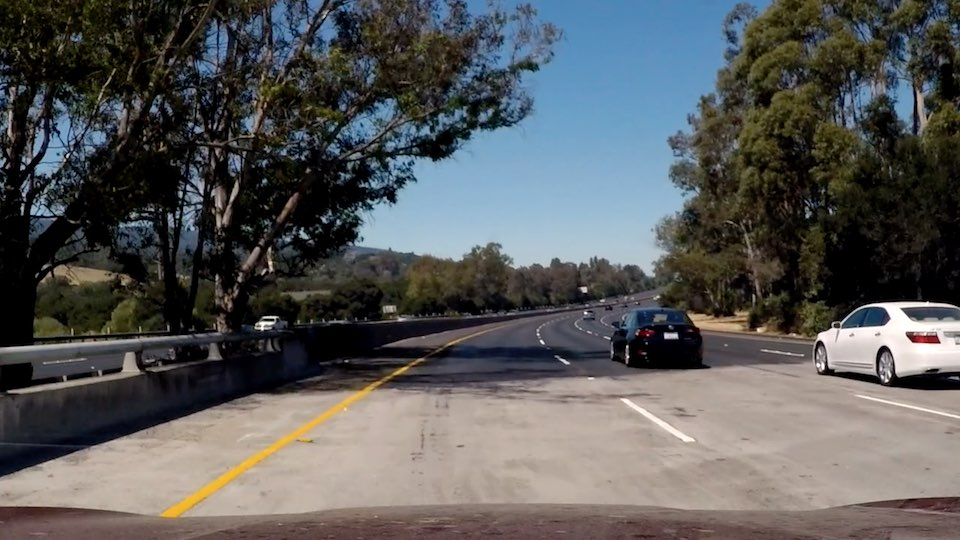
#> input picture test_images/challenge.jpg, 960 x 540 px
$ jupyter execute --allow-errors P1.ipynb   (shell and % lines are left out)
#> lines starting #> are read from the running program, lines starting #| are printed output that depends on the picture; after the words box and inside, x2 and y2 are one past the last pixel; in counts of white or black regions, pixels touching at a corner belong together
# Self-Driving Car Engineer Nanodegree

## Project: **Finding Lane Lines on the Road**
***
In this project, you will use the tools you learned about in the lesson to identify lane lines on the road.  You can develop your pipeline on a series of individual images, and later apply the result to a video stream (really just a series of images). Check out the video clip "raw-lines-example.mp4" (also contained in this repository) to see what the output should look like after using the helper functions below.

Once you have a result that looks roughly like "raw-lines-example.mp4", you'll need to get creative and try to average and/or extrapolate the line segments you've detected to map out the full extent of the lane lines.  You can see an example of the result you're going for in the video "P1_example.mp4".  Ultimately, you would like to draw just one line for the left side of the lane, and one for the right.

In addition to implementing code, there is a brief writeup to complete. The writeup should be completed in a separate file, which can be either a markdown file or a pdf document. There is a [write up template](https://github.com/udacity/CarND-LaneLines-P1/blob/master/writeup_template.md) that can be used to guide the writing process. Completing both the code in the Ipython notebook and the writeup template will cover all of the [rubric points](https://review.udacity.com/#!/rubrics/322/view) for this project.

---
Let's have a look at our first image called 'test_images/solidWhiteRight.jpg'.  Run the 2 cells below (hit Shift-Enter or the "play" button above) to display the image.

**Note: If, at any point, you encounter frozen display windows or other confounding issues, you can always start again with a clean slate by going to the "Kernel" menu above and selecting "Restart & Clear Output".**

---

**The tools you have are color selection, region of interest selection, grayscaling, Gaussian smoothing, Canny Edge Detection and Hough Tranform line detection.  You  are also free to explore and try other techniques that were not presented in the lesson.  Your goal is piece together a pipeline to detect the line segments in the image, then average/extrapolate them and draw them onto the image for display (as below).  Once you have a working pipeline, try it out on the video stream below.**

---

<figure>

 <figcaption>
 <p></p>
 <p style="text-align: center;"> Your output should look something like this (above) after detecting line segments using the helper functions below </p>
 </figcaption>
</figure>
 <p></p>
<figure>

 <figcaption>
 <p></p>
 <p style="text-align: center;"> Your goal is to connect/average/extrapolate line segments to get output like this</p>
 </figcaption>
</figure>

**Run the cell below to import some packages.  If you get an `import error` for a package you've already installed, try changing your kernel (select the Kernel menu above --> Change Kernel).  Still have problems?  Try relaunching Jupyter Notebook from the terminal prompt.  Also, consult the forums for more troubleshooting tips.**

## Import Packages

[cell 1]
#importing some useful packages
import matplotlib.pyplot as plt
import matplotlib.image as mpimg
import numpy as np
import cv2
import os
from IPython.core.debugger import Tracer; debug_here = Tracer()

## Read in an Image

[cell 2]
#reading in an image
def read_image(path):
    """Reads and returns image from the given path"""
    return mpimg.imread(path)

#printing out some stats and plotting
def read_image_and_print_dimensions(path):
#> called with path = 'test_images/challenge.jpg'
    image = mpimg.imread(path)
#> image is the input picture: shape (540, 960, 3); mean R, G, B 88.6, 89.4, 89.5
    print('This image is:', type(image), 'with dimensions:', image.shape)
#| This image is: <class 'numpy.ndarray'> with dimensions: (540, 960, 3)
    # plt.imshow(image)
    # if you wanted to show a single color channel image called 'gray', for example, call as plt.imshow(gray, cmap='gray')
    plt.imshow(image, cmap='gray')
#> (this line was passed over: IPython is not available in this run)
    return image
image = read_image_and_print_dimensions('test_images/challenge.jpg')

[cell 3]
import inspect

[cell 4]
import os
from itertools import chain
from copy import deepcopy

class Lane(object):
    """
    There are two lines and update them using the information we gather.
    """
    """ the interval that represents the critical slope change interval  """
    CRITICAL_SLOPE_DIFFERENCE = 0.1
    ABSOLUTE_LANE_HORIZONTAL_SLOPE = 0.4
    MAX_SLOPE_DIFFERENCE = 0.8
    MAX_DISTANCE_FROM_LINE = 20
    MEMORY_FRAMES = 10
    LEFT_LANE_LINE_TYPE = "left_line";
    RIGHT_LANE_LINE_TYPE = "right_line";

    # Lane lines' color will be drawed in red:

    COLORS = {
        'lane_color': (255,0,0),
        'region_stable': (223,228,255),
        'region_unstable': (255,148,46),
        LEFT_LANE_LINE_TYPE: (60,40,220),
        RIGHT_LANE_LINE_TYPE: (255,0,255)
    }
    THICKNESS = 5
    FIRST_FRAME_LINE_RANGES = {LEFT_LANE_LINE_TYPE: range(480),
                               RIGHT_LANE_LINE_TYPE: range(480,960)}

    # A decision matrix for updating a lane line in order to keep it stable.
    # A weighted average of average lane position from memory and from the current frame.
    # 0.1 * frame position + 0.9 * avg from buffer: when the lane line is unstable.
    # 1 * frame position + 0 * memory: when the lane line is stable.
    DECISION_MATRIX = {False: [0.1,0.9], True: [1,0]}

    left_line = None
    right_line = None

    @staticmethod
    def lines_exist():
        return all([Lane.left_line, Lane.right_line])

    @staticmethod
    def fit_lane_line(segments):
        """
        Lines extrapolation using linear regression.
        Any order of polynomial can be used, but we limit ourselves with 1st order for now.
        """
        x, y = [], []
        for line in segments:
            if line.is_candidate:
                x_coords = list(range(line.x1, line.x2, 1))
                y_coords = list(map(line.get_y_coord, x_coords))
                x.extend(x_coords)
                y.extend(y_coords)

        if x != [] and not Lane.lines_exist():
            # debug_here()
            lane_line_type = segments[0].lane_line_type
            coords = np.array([[x, y] for x,y in zip(x, y)
                               if x in Lane.FIRST_FRAME_LINE_RANGES[lane_line_type]])
            x = coords[:,0]
            y = coords[:,1]
        if x != []:
            poly_coeffs = np.polyfit(x, y, 1)
            return poly_coeffs, list(zip(x, y))
        else:
            return None, None

    # [8 lines left out: function update_vanishing_point, not called in this run]

    @staticmethod
    def update_lane_with_filtered_segments(segments):
        """
        Update lane status with a list of filtered Line instances which represent segments of the lane.
        """
        if segments is not None:
            left_segments = [segment for segment in segments if segment.lane_line_type == Lane.LEFT_LANE_LINE_TYPE]
            right_segments = [segment for segment in segments if segment.lane_line_type == Lane.RIGHT_LANE_LINE_TYPE]
            if not Lane.lines_exist():
                Lane.left_line = Lane(left_segments)
                Lane.right_line = Lane(right_segments)
            Lane.update_vanishing_point(Lane.left_line, Lane.right_line)
            Lane.left_line.update_lane_line([l for l in left_segments if l.is_candidate])
#             debug_here()
            Lane.right_line.update_lane_line([r for r in right_segments if r.is_candidate])

    @staticmethod
    def clear():
        Lane.left_line = None
        Lane.right_line = None

    def __init__(self, segments):

        memory_frames = Lane.MEMORY_FRAMES
        # Lane coefficients from the current image
        self.current_lane_line_coeffs, self.points = Lane.fit_lane_line(segments)

        if self.current_lane_line_coeffs is None:
            raise Exception('Cannot initialize lane. No lines detected.')

        # Buffer for lane line smoothing
        self.buffer = np.array(memory_frames * [self.current_lane_line_coeffs])

        # Publicly available coefficients of lane line
        self.coeffs = self.buffer[0]

        # Stability flag. Set to False if the slope changes too rapidly
        self.stable = True

        # Hough lines which belong to this lane line
        self.segments = None

        # List of points which belong to this lane line. Transformed from segments
        self.points = None

        # Coordinates for drawing this lane line
        self.x1, self.x2, self.y1, self.y2 = 0,0,0,0

    # [44 lines left out: functions slope, intercept, update_lane_line, update_current_lane_line_coeffs, not called in this run]

    def update_segments_list(self, segments):
        self.segments = segments

    def get_x_coord(self, y):
        return int((y - self.coeffs[1]) / self.coeffs[0])

    # [7 lines left out: function update_lane_line_coords, not called in this run]

[cell 5]
class Line(object):
    """
    Line: y = slope * x + intercept.
    A line can be described by its pair of coordinates (x1, y1), (x2, y2).
    To formalize a line, we need to compute its slope and intercept.
    """

    def __init__(self, x1, y1, x2, y2):
#         debug_here()
        if x1 > x2: (x1, y1), (x2, y2) = (x2, y2), (x1, y1)
        self.x1, self.y1 = x1, y1
        self.x2, self.y2 = x2, y2
        self.slope = self.compute_slope()
        self.intercept = self.compute_intercept()\
        # define position of lane line, can be left_line or right_line;
        self.lane_line_type = self.find_lane_line_type()


    # [4 lines left out: function __repr__, not called in this run]

    def get_coords(self):
        return (self.x1, self.y1, self.x2, self.y2)

    def get_x_coord(self, y):
        return int((y - self.intercept) / self.slope)

    def get_y_coord(self, x):
        return int(self.slope * x + self.intercept)

    def compute_slope(self):
        return (self.y2 - self.y1) / (self.x2 - self.x1)

    def compute_intercept(self):
        return self.y1 - self.slope * self.x1

    @property
    def is_candidate(self):
        """
        Business logic to check whether this hough line can be a candidate
        for being a segment of a lane line.
        1. The line should not be horizontal and have a reasonable slope.
        2. The slop of line should be identical with the lane line's slope.
        3. The line should locate within the range of the lane line.
        4. The line should be below the vanishing point.
        """
        if abs(self.slope) < Lane.ABSOLUTE_LANE_HORIZONTAL_SLOPE:
            return False
        lane_line = getattr(Lane, self.lane_line_type)
        if lane_line:
            if abs(self.slope - lane_line.coeffs[0]) > Lane.MAX_SLOPE_DIFFERENCE: return False
            if self.distance_to_lane_line > Lane.MAX_DISTANCE_FROM_LINE: return False
            if self.y2 < Lane.left_line.vanishing_point[1]: return False
        return True

    def find_lane_line_type(self):
        """
        Find the position of the lane line with its slope.
        """
        if self.slope < 0.0:
            return Lane.LEFT_LANE_LINE_TYPE;
        else:
            return Lane.RIGHT_LANE_LINE_TYPE;

    # [12 lines left out: function distance_to_lane_line, not called in this run]

## Helper Functions

###### Below are some helper functions to help get you started. They should look familiar from the lesson!

[cell 6]
import math

# [7 lines left out: function grayscale, not called in this run]
    # Or use BGR2GRAY if you read an image with cv2.imread()
    # return cv2.cvtColor(img, cv2.COLOR_BGR2GRAY)

def canny(img, low_threshold, high_threshold):
    """Applies the Canny transform"""
    return cv2.Canny(img, low_threshold, high_threshold)

def gaussian_blur(img, kernel_size):
    """Applies a Gaussian Noise kernel"""
    return cv2.GaussianBlur(img, (kernel_size, kernel_size), 0)

def region_of_interest(img, vertices):
    """
    Applies an image mask.

    Only keeps the region of the image defined by the polygon
    formed from `vertices`. The rest of the image is set to black.
    """
    #defining a blank mask to start with
    mask = np.zeros_like(img)

    #defining a 3 channel or 1 channel color to fill the mask with depending on the input image
    if len(img.shape) > 2:
        channel_count = img.shape[2]  # i.e. 3 or 4 depending on your image
        ignore_mask_color = (255,) * channel_count
    else:
        ignore_mask_color = 255

    #filling pixels inside the polygon defined by "vertices" with the fill color
    cv2.fillPoly(mask, vertices, ignore_mask_color)

    #returning the image only where mask pixels are nonzero
    masked_image = cv2.bitwise_and(img, mask)
    return masked_image


# [47 lines left out: functions draw_lines, hough_lines, weighted_img, not called in this run]

## Improve the draw_lines() function

**At this point, if you were successful with making the pipeline and tuning parameters, you probably have the Hough line segments drawn onto the road, but what about identifying the full extent of the lane and marking it clearly as in the example video (P1_example.mp4)?  Think about defining a line to run the full length of the visible lane based on the line segments you identified with the Hough Transform. As mentioned previously, try to average and/or extrapolate the line segments you've detected to map out the full extent of the lane lines. You can see an example of the result you're going for in the video "P1_example.mp4".**

**Go back and modify your draw_lines function accordingly and try re-running your pipeline. The new output should draw a single, solid line over the left lane line and a single, solid line over the right lane line. The lines should start from the bottom of the image and extend out to the top of the region of interest.**

### My Own Helper Functions
Below are helper functions created myself.

####  Featured Colors and Region of Interests

[cell 7]
def convert_to_opencv_hsv(*hsv):
    """
    Converting color picked in gimp to open cv hsv formart.
    """
    return (hsv[0] / 2, hsv[1] / 100 * 255, hsv[2] / 100 * 255)
ROI_VERTICES = np.array([[(50, 540), (420, 330), (590, 330),
                      (960 - 50, 540)]], dtype=np.int32)

# White and yellow color thresholds for lines masking.
# Optional "kernel" key is used for additional morphology transformation: opening
WHITE_LINES = { 'low_th': convert_to_opencv_hsv(0, 0, 80),
                'high_th': convert_to_opencv_hsv(359, 10, 100) }

YELLOW_LINES = { 'low_th': convert_to_opencv_hsv(35, 20, 30),
                 'high_th': convert_to_opencv_hsv(65, 100, 100),
                 'kernel': np.ones((3,3),np.uint64)}

#### Implemented Draw funcions

[cell 8]
# Basic signature: draw_some_object(what_to_draw, background_image_to_draw_on, kwargs)

# Polygon vertices for the region of interest

def draw_binary_mask(binary_mask, img):
    """ Draw binary mask in black and white

    Keyword arguments:
    binary_mask -- hsv binary mask
    img -- the original image

    """
    if len(binary_mask.shape) != 2:
        raise Exception('binary_mask: not a 1-channel mask. Shape: {}'.format(str(binary_mask.shape)))
    masked_image = np.zeros_like(img)
    for i in range(3):
        masked_image[:,:,i] = binary_mask.copy()
    return masked_image

def draw_canny_edges(binary_mask, img):
    return draw_binary_mask(binary_mask, img)

# [66 lines left out: functions draw_filtered_lines, draw_points, draw_lane_lines, draw_lane_region, draw_image_tiles, not called in this run]

def get_lane_lines_mask(hsv_image, colors):
    """
    Image binarization using selected colors, e.g. yellow and white. The result is a binary mask
    that is an union of binary masks for each color.
    """
    masks = []
    for color in colors:
        if 'low_th' in color and 'high_th' in color:
            mask = cv2.inRange(hsv_image, color['low_th'], color['high_th'])
            if 'kernel' in color:
                # Using openning morphology transformation
                mask = cv2.morphologyEx(mask, cv2.MORPH_OPEN, color['kernel'])
            masks.append(mask)
        else: raise Exception('High or low threshold values is not valid')
#> this loop made 2 passes
#> pass 1, in get_lane_lines_mask, `mask = cv2.inRange(hsv_image, color['low_th'], color['high_th'])`:
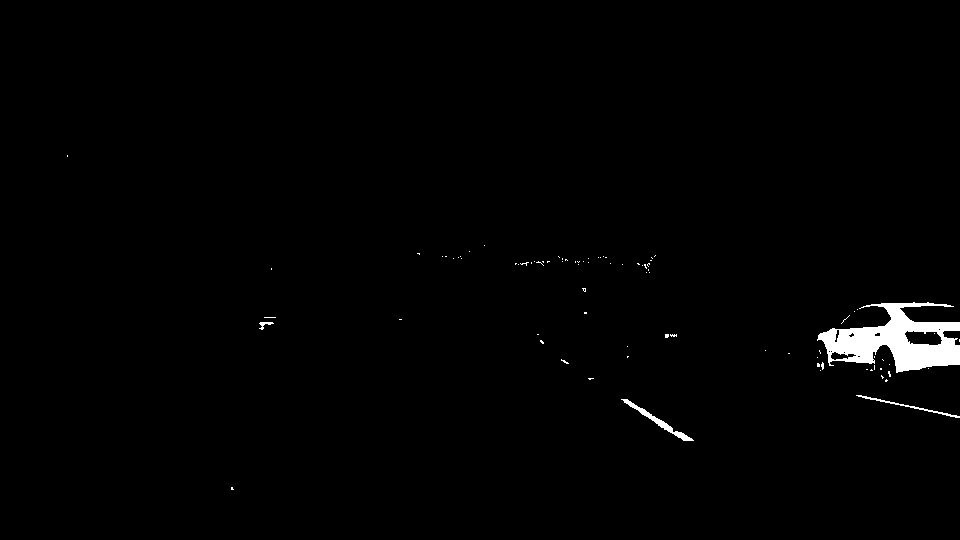
#> mask: shape (540, 960); 1.2% white; 85 white regions (81 under 20 px), largest, box (x1, y1, x2, y2) and area: (817, 302, 960, 373) 5037, (621, 399, 694, 441) 391, (856, 395, 960, 418) 215, (259, 322, 274, 330) 50
#> pass 2, in get_lane_lines_mask, `mask = cv2.inRange(hsv_image, color['low_th'], color['high_th'])`:
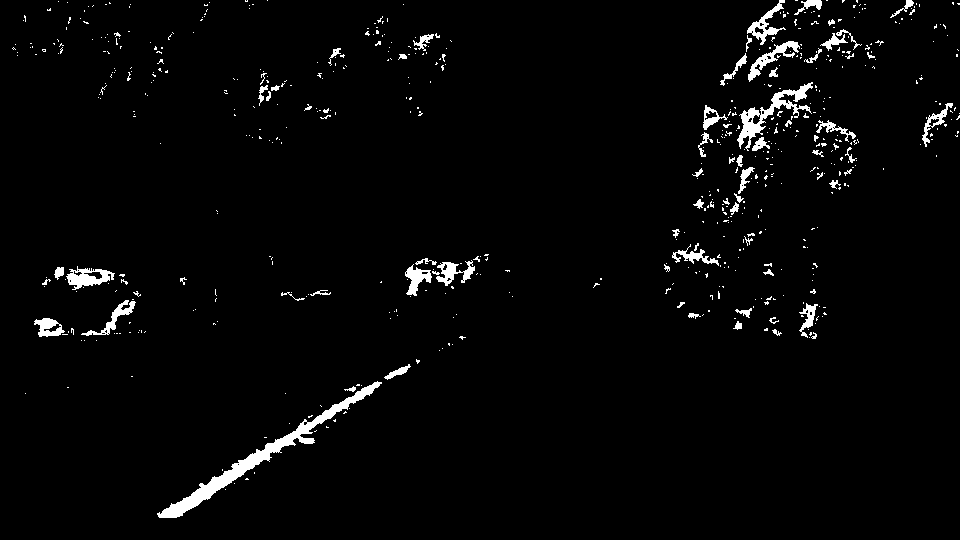
#> mask: shape (540, 960); 2.6% white; 609 white regions (539 under 20 px), largest, box (x1, y1, x2, y2) and area: (157, 381, 382, 518) 2765, (737, 82, 813, 151) 1175, (66, 266, 115, 290) 576
#> pass 2, in get_lane_lines_mask, `mask = cv2.morphologyEx(mask, cv2.MORPH_OPEN, color['kernel'])`:
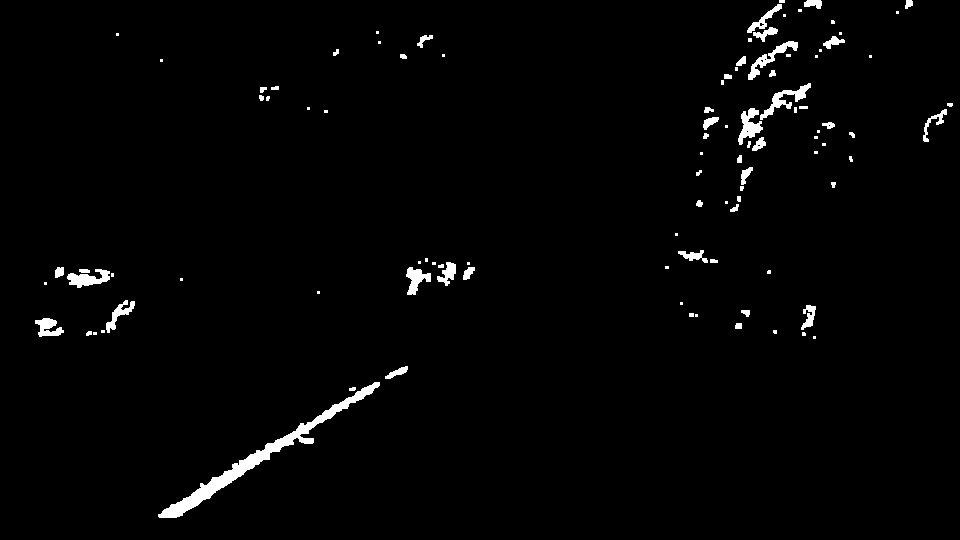
#> mask: shape (540, 960); 1.8% white; 102 white regions (49 under 20 px), largest, box (x1, y1, x2, y2) and area: (158, 382, 380, 518) 2702, (760, 83, 811, 120) 492, (738, 108, 763, 145) 451
#> after the loop, masks = 2 items
    if masks:
        return cv2.add(*masks)
#> returned value: shape (540, 960); 3% white; 187 white regions (130 under 20 px), largest, box (x1, y1, x2, y2) and area: (817, 302, 960, 373) 5037, (158, 382, 380, 518) 2702, (760, 83, 811, 120) 492
#> (the rest of the program and of its run is left out)
